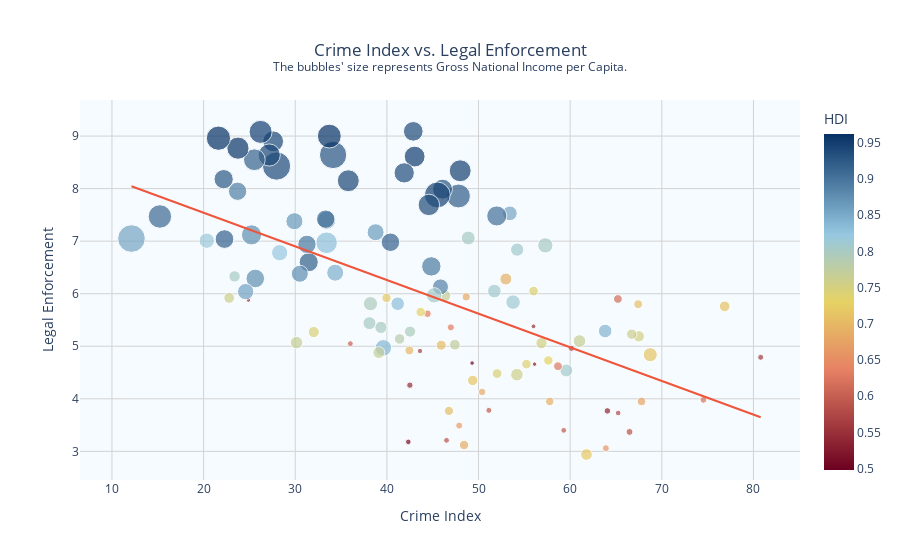

Notebook code for this chart:
### Code cell
hfi = pd.read_csv("datasets/hfi-2023.csv")
crime = pd.read_csv("datasets/crime-rate-by-country-2023.csv")

hfi2021 = hfi[hfi["year"] == 2021]
hfi2021.rename(columns = {'countries': 'country'}, inplace = True)
crimehfi = crime.join(hfi2021.set_index('country'), on='country', how = "inner")

HDI = pd.read_csv("datasets/Human Development Index.csv")
HDI_score = HDI[["Country", 'Human Development Index (2021)', 'Gross National Income Per Capita (2021)']].dropna()
HDI_score.rename(columns = {'Country': 'country', 'Human Development Index (2021)' : 'HDI', 'Gross National Income Per Capita (2021)': 'GNI per Capita'}, inplace = True)

crimehdfi = crimehfi.join(HDI_score.set_index('country'), on='country', how = "inner")

custom_color_scale = [
    [0.0, 'rgb(107,0,32)'],
    [0.3, 'rgb(230,130,100)'],
    [0.5, 'rgb(230, 210, 100)'],
    [0.7, 'rgb(150, 200, 225)'],
    [1.0, 'rgb(6,49,100)']
]

# Create scatterplot
fig = px.scatter(crimehdfi, 
                 x='crimeIndex', 
                 y='ef_legal', 
                 color='HDI',
                size='GNI per Capita',  # Use GDP_per_capita for dot sizes
                 size_max=20,  # Maximum size of the dots
                 color_continuous_scale= custom_color_scale,  # You can choose any color scale
                 title='Crime Index vs. Legal Enforcement<br><sup>The bubbles\' size represents Gross National Income per Capita.</sup>',
                 labels={'crimeIndex': 'Crime Index', 'ef_legal': 'Legal Enforcement'},
                 trendline='ols',
                 hover_name='country')

fig.update_layout(
    height=500,
    title={
        'y':0.9,
        'x':0.5,
        'xanchor': 'center',
        'yanchor': 'top'
    },
    plot_bgcolor='rgba(152,214,255,0.1)',  # background color
    xaxis=dict(
        gridcolor='lightgrey',  # Set x-axis gridline color
        zerolinecolor='grey'  # Set x-axis zero line color
    ),
    yaxis=dict(
        gridcolor='lightgrey',  # Set y-axis gridline color
        zerolinecolor='grey'  # Set y-axis zero line color
    ),
)

fig.add_annotation(x=-0.07, y=-0.25,
                   xref="paper", yref="paper",
                   align='left',
                   xanchor='left', yanchor='bottom',
                   showarrow=False,
                   text='Hover over a dot to see what country it represents'
                  )

# Show the figure
fig.show()

### Figure 1 — Plotly figure (JSON) as saved in the notebook; plotly's stock layout.template omitted (floating-point values rounded to 4 significant figures)
{"data": [{"hovertemplate": "<b>%{hovertext}</b><br><br>Crime Index=%{x}<br>Legal Enforcement=%{y}<br>GNI per Capita=%{marker.size}<br>HDI=%{marker.color}<extra></extra>", "hovertext": ["Papua New Guinea", "South Africa", "Honduras", "Guyana", "El Salvador", "Brazil", "Jamaica", "Peru", "Angola", "Cameroon", "Namibia", "Nigeria", "Bangladesh", "Argentina", "Libya", "Dominican Republic", "Kenya", "Belarus", "Zimbabwe", "Guatemala", "Bolivia", "Fiji", "Malaysia", "Colombia", "Uganda", "Mongolia", "Tanzania", "Ecuador", "Costa Rica", "Mexico", "Kazakhstan", "Chile", "Botswana", "Algeria", "France", "Uruguay", "Cambodia", "Belize", "Paraguay", "Ethiopia", "Mauritius", "Morocco", "Iraq", "Sweden", "Nicaragua", "United States", "Ukraine", "Ghana", "Lebanon", "Myanmar", "Moldova", "United Kingdom", "Indonesia", "Greece", "Ireland", "Panama", "Italy", "Belgium", "India", "Tunisia", "Zambia", "Australia", "New Zealand", "Albania", "Pakistan", "Philippines", "Sudan", "Canada", "Sri Lanka", "Montenegro", "Malta", "Jordan", "Turkey", "Thailand", "North Macedonia", "Latvia", "Bulgaria", "Serbia", "Nepal", "Germany", "Hungary", "Luxembourg", "Norway", "Kuwait", "Lithuania", "Spain", "Azerbaijan", "Israel", "Cyprus", "Poland", "China", "Portugal", "Romania", "Singapore", "Finland", "Netherlands", "Denmark", "Bahrain", "Austria", "Saudi Arabia", "Rwanda", "Croatia", "Iceland", "Estonia", "Georgia", "Armenia", "Slovenia", "Japan", "Switzerland", "Oman", "United Arab Emirates", "Qatar"], "legendgroup": "", "marker": {"color": [0.558, 0.713, 0.621, 0.714, 0.675, 0.754, 0.709, 0.762, 0.586, 0.576, 0.615, 0.535, 0.661, 0.842, 0.718, 0.767, 0.575, 0.808, 0.593, 0.627, 0.692, 0.73, 0.803, 0.752, 0.525, 0.739, 0.549, 0.74, 0.809, 0.758, 0.811, 0.855, 0.693, 0.745, 0.903, 0.809, 0.593, 0.683, 0.717, 0.498, 0.802, 0.683, 0.686, 0.947, 0.667, 0.921, 0.773, 0.632, 0.706, 0.585, 0.767, 0.929, 0.705, 0.887, 0.945, 0.805, 0.895, 0.937, 0.633, 0.731, 0.565, 0.951, 0.937, 0.796, 0.544, 0.699, 0.508, 0.936, 0.782, 0.832, 0.918, 0.72, 0.838, 0.8, 0.77, 0.863, 0.795, 0.802, 0.602, 0.942, 0.846, 0.93, 0.961, 0.831, 0.875, 0.905, 0.745, 0.919, 0.896, 0.876, 0.768, 0.866, 0.821, 0.939, 0.94, 0.941, 0.948, 0.875, 0.916, 0.875, 0.534, 0.858, 0.959, 0.89, 0.802, 0.759, 0.918, 0.925, 0.962, 0.816, 0.911, 0.855], "coloraxis": "coloraxis", "size": [4009.0, 12950.0, 5298.0, 22460.0, 8296.0, 14370.0, 8834.0, 12250.0, 5466.0, 3621.0, 8634.0, 4790.0, 5472.0, 20930.0, 15340.0, 17990.0, 4474.0, 18850.0, 3810.0, 8723.0, 8111.0, 9980.0, 26660.0, 14380.0, 2181.0, 10590.0, 2664.0, 10310.0, 19970.0, 17900.0, 23940.0, 24560.0, 16200.0, 10800.0, 45940.0, 21270.0, 4079.0, 6309.0, 12350.0, 2361.0, 22030.0, 7303.0, 9977.0, 54490.0, 5625.0, 64770.0, 13260.0, 5745.0, 9526.0, 3851.0, 14880.0, 45220.0, 11470.0, 29000.0, 76170.0, 26960.0, 42840.0, 52290.0, 6590.0, 10260.0, 3218.0, 49240.0, 44060.0, 14130.0, 4624.0, 8920.0, 3575.0, 46810.0, 12580.0, 20840.0, 38880.0, 9924.0, 31030.0, 17030.0, 15920.0, 32800.0, 23080.0, 19120.0, 3877.0, 54530.0, 32790.0, 84650.0, 64660.0, 52920.0, 37930.0, 38350.0, 14260.0, 41520.0, 38190.0, 33030.0, 17500.0, 33150.0, 30030.0, 90920.0, 49450.0, 55980.0, 60360.0, 39500.0, 53620.0, 46110.0, 2210.0, 30130.0, 55780.0, 38050.0, 14660.0, 13160.0, 39750.0, 42270.0, 66930.0, 27050.0, 62570.0, 87130.0], "sizemode": "area", "sizeref": 227.3, "symbol": "circle"}, "mode": "markers", "name": "", "orientation": "v", "showlegend": false, "type": "scatter", "x": [80.79, 76.86, 74.54, 68.74, 67.79, 67.49, 67.42, 66.72, 66.48, 65.24, 65.21, 64.06, 63.9, 63.82, 61.78, 61.02, 60.14, 59.58, 59.3, 58.67, 57.77, 57.62, 57.29, 56.87, 56.12, 56.01, 56, 55.23, 54.22, 54.19, 53.77, 53.42, 52.98, 52.03, 51.99, 51.73, 51.13, 50.39, 49.37, 49.3, 48.88, 48.66, 48.42, 48, 47.89, 47.81, 47.42, 46.98, 46.77, 46.51, 46.35, 46.07, 45.93, 45.85, 45.51, 45.15, 44.85, 44.58, 44.43, 43.69, 43.62, 43.03, 42.88, 42.53, 42.51, 42.46, 42.34, 41.89, 41.39, 41.18, 40.39, 39.96, 39.62, 39.35, 39.12, 38.77, 38.21, 38.1, 36.01, 35.79, 34.36, 34.13, 33.72, 33.42, 33.42, 33.32, 32.02, 31.47, 31.28, 30.5, 30.14, 29.91, 28.3, 27.96, 27.59, 27.16, 26.22, 25.64, 25.54, 25.23, 24.89, 24.59, 23.75, 23.71, 23.38, 22.79, 22.28, 22.19, 21.62, 20.34, 15.23, 12.13], "xaxis": "x", "y": [4.79, 5.76, 3.98, 4.84, 3.95, 5.19, 5.8, 5.23, 3.37, 3.73, 5.9, 3.77, 3.06, 5.29, 2.94, 5.1, 4.96, 4.54, 3.4, 4.62, 3.95, 4.73, 6.92, 5.06, 4.66, 6.05, 5.38, 4.66, 6.84, 4.46, 5.84, 7.53, 6.28, 4.48, 7.48, 6.05, 3.78, 4.13, 4.35, 4.68, 7.06, 5.94, 3.12, 8.34, 3.49, 7.86, 5.03, 5.36, 3.77, 3.21, 5.96, 7.99, 5.02, 6.13, 7.88, 5.97, 6.52, 7.69, 5.62, 5.65, 4.91, 8.61, 9.09, 5.28, 4.26, 4.92, 3.18, 8.3, 5.14, 5.81, 6.98, 5.92, 4.97, 5.36, 4.88, 7.17, 5.81, 5.44, 5.05, 8.15, 6.4, 8.64, 9, 6.97, 7.4, 7.42, 5.27, 6.6, 6.94, 6.38, 5.07, 7.38, 6.78, 8.43, 8.9, 8.64, 9.08, 6.29, 8.55, 7.12, 5.88, 6.04, 8.77, 7.95, 6.33, 5.92, 7.04, 8.18, 8.96, 7.01, 7.47, 7.05], "yaxis": "y"}, {"hovertemplate": "<b>OLS trendline</b><br>ef_legal = -0.0640219 * crimeIndex + 8.82109<br>R<sup>2</sup>=0.330519<br><br>Crime Index=%{x}<br>Legal Enforcement=%{y} <b>(trend)</b><extra></extra>", "legendgroup": "", "marker": {"symbol": "circle"}, "mode": "lines", "name": "", "showlegend": false, "type": "scatter", "x": [12.13, 15.23, 20.34, 21.62, 22.19, 22.28, 22.79, 23.38, 23.71, 23.75, 24.59, 24.89, 25.23, 25.54, 25.64, 26.22, 27.16, 27.59, 27.96, 28.3, 29.91, 30.14, 30.5, 31.28, 31.47, 32.02, 33.32, 33.42, 33.42, 33.72, 34.13, 34.36, 35.79, 36.01, 38.1, 38.21, 38.77, 39.12, 39.35, 39.62, 39.96, 40.39, 41.18, 41.39, 41.89, 42.34, 42.46, 42.51, 42.53, 42.88, 43.03, 43.62, 43.69, 44.43, 44.58, 44.85, 45.15, 45.51, 45.85, 45.93, 46.07, 46.35, 46.51, 46.77, 46.98, 47.42, 47.81, 47.89, 48, 48.42, 48.66, 48.88, 49.3, 49.37, 50.39, 51.13, 51.73, 51.99, 52.03, 52.98, 53.42, 53.77, 54.19, 54.22, 55.23, 56, 56.01, 56.12, 56.87, 57.29, 57.62, 57.77, 58.67, 59.3, 59.58, 60.14, 61.02, 61.78, 63.82, 63.9, 64.06, 65.21, 65.24, 66.48, 66.72, 67.42, 67.49, 67.79, 68.74, 74.54, 76.86, 80.79], "xaxis": "x", "y": [8.045, 7.846, 7.519, 7.437, 7.4, 7.395, 7.362, 7.324, 7.303, 7.301, 7.247, 7.228, 7.206, 7.186, 7.18, 7.142, 7.082, 7.055, 7.031, 7.009, 6.906, 6.891, 6.868, 6.818, 6.806, 6.771, 6.688, 6.681, 6.681, 6.662, 6.636, 6.621, 6.53, 6.516, 6.382, 6.375, 6.339, 6.317, 6.302, 6.285, 6.263, 6.235, 6.185, 6.171, 6.139, 6.11, 6.103, 6.1, 6.098, 6.076, 6.066, 6.028, 6.024, 5.977, 5.967, 5.95, 5.931, 5.907, 5.886, 5.881, 5.872, 5.854, 5.843, 5.827, 5.813, 5.785, 5.76, 5.755, 5.748, 5.721, 5.706, 5.692, 5.665, 5.66, 5.595, 5.548, 5.509, 5.493, 5.49, 5.429, 5.401, 5.379, 5.352, 5.35, 5.285, 5.236, 5.235, 5.228, 5.18, 5.153, 5.132, 5.123, 5.065, 5.025, 5.007, 4.971, 4.914, 4.866, 4.735, 4.73, 4.72, 4.646, 4.644, 4.565, 4.55, 4.505, 4.5, 4.481, 4.42, 4.049, 3.9, 3.649], "yaxis": "y"}], "layout": {"annotations": [{"align": "left", "showarrow": false, "text": "Hover over a dot to see what country it represents", "x": -0.07, "xanchor": "left", "xref": "paper", "y": -0.25, "yanchor": "bottom", "yref": "paper"}], "autosize": true, "coloraxis": {"colorbar": {"title": {"text": "HDI"}}, "colorscale": [[0, "rgb(107,0,32)"], [0.3, "rgb(230,130,100)"], [0.5, "rgb(230, 210, 100)"], [0.7, "rgb(150, 200, 225)"], [1, "rgb(6,49,100)"]]}, "legend": {"itemsizing": "constant", "tracegroupgap": 0}, "plot_bgcolor": "rgba(152,214,255,0.1)", "title": {"text": "Crime Index vs. Legal Enforcement<br><sup>The bubbles' size represents Gross National Income per Capita.</sup>", "x": 0.5, "xanchor": "center", "y": 0.9, "yanchor": "top"}, "xaxis": {"anchor": "y", "autorange": true, "domain": [0, 1], "gridcolor": "lightgrey", "range": [6.903, 84.98], "title": {"text": "Crime Index"}, "type": "linear", "zerolinecolor": "grey"}, "yaxis": {"anchor": "x", "autorange": true, "domain": [0, 1], "gridcolor": "lightgrey", "range": [2.426, 9.74], "title": {"text": "Legal Enforcement"}, "type": "linear", "zerolinecolor": "grey"}}}
